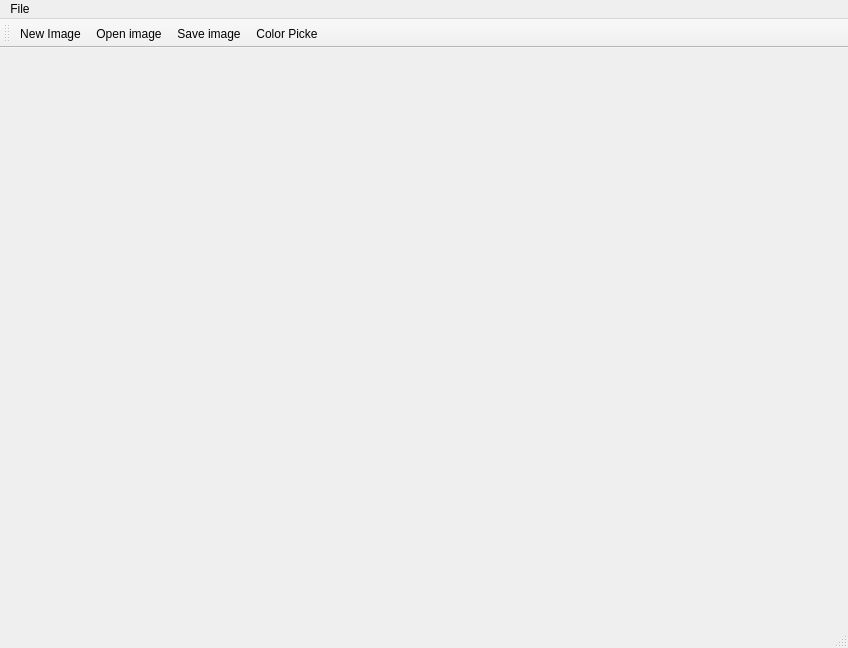
<?xml version="1.0" encoding="UTF-8"?>
<ui version="4.0">
 <class>PaintAppClass</class>
 <widget class="QMainWindow" name="PaintAppClass">
  <property name="geometry">
   <rect>
    <x>0</x>
    <y>0</y>
    <width>848</width>
    <height>648</height>
   </rect>
  </property>
  <property name="windowTitle">
   <string>PaintApp</string>
  </property>
  <widget class="QWidget" name="centralWidget"/>
  <widget class="QMenuBar" name="menuBar">
   <property name="geometry">
    <rect>
     <x>0</x>
     <y>0</y>
     <width>848</width>
     <height>33</height>
    </rect>
   </property>
   <widget class="QMenu" name="menuFile">
    <property name="title">
     <string>File</string>
    </property>
    <addaction name="actionNewImage"/>
    <addaction name="actionOpen_image"/>
    <addaction name="actionSaveImage"/>
   </widget>
   <addaction name="menuFile"/>
  </widget>
  <widget class="QToolBar" name="mainToolBar">
   <attribute name="toolBarArea">
    <enum>TopToolBarArea</enum>
   </attribute>
   <attribute name="toolBarBreak">
    <bool>false</bool>
   </attribute>
   <addaction name="actionNewImage"/>
   <addaction name="actionOpen_image"/>
   <addaction name="actionSaveImage"/>
   <addaction name="actionColorPicker"/>
  </widget>
  <widget class="QStatusBar" name="statusBar"/>
  <action name="actionColorPicker">
   <property name="icon">
    <iconset theme="QIcon::ThemeIcon::DocumentPrintPreview"/>
   </property>
   <property name="text">
    <string>Color Picke</string>
   </property>
   <property name="toolTip">
    <string>Color</string>
   </property>
   <property name="menuRole">
    <enum>QAction::MenuRole::NoRole</enum>
   </property>
  </action>
  <action name="actionNewImage">
   <property name="icon">
    <iconset theme="QIcon::ThemeIcon::DocumentNew"/>
   </property>
   <property name="text">
    <string>New Image</string>
   </property>
  </action>
  <action name="actionSaveImage">
   <property name="icon">
    <iconset theme="QIcon::ThemeIcon::DocumentSave"/>
   </property>
   <property name="text">
    <string> Save image</string>
   </property>
   <property name="toolTip">
    <string>Save Image</string>
   </property>
  </action>
  <action name="actionOpen_image">
   <property name="icon">
    <iconset theme="QIcon::ThemeIcon::DocumentOpen"/>
   </property>
   <property name="text">
    <string>Open image</string>
   </property>
  </action>
 </widget>
 <layoutdefault spacing="6" margin="11"/>
 <resources>
  <include location="PaintApp.qrc"/>
 </resources>
 <connections/>
</ui>
